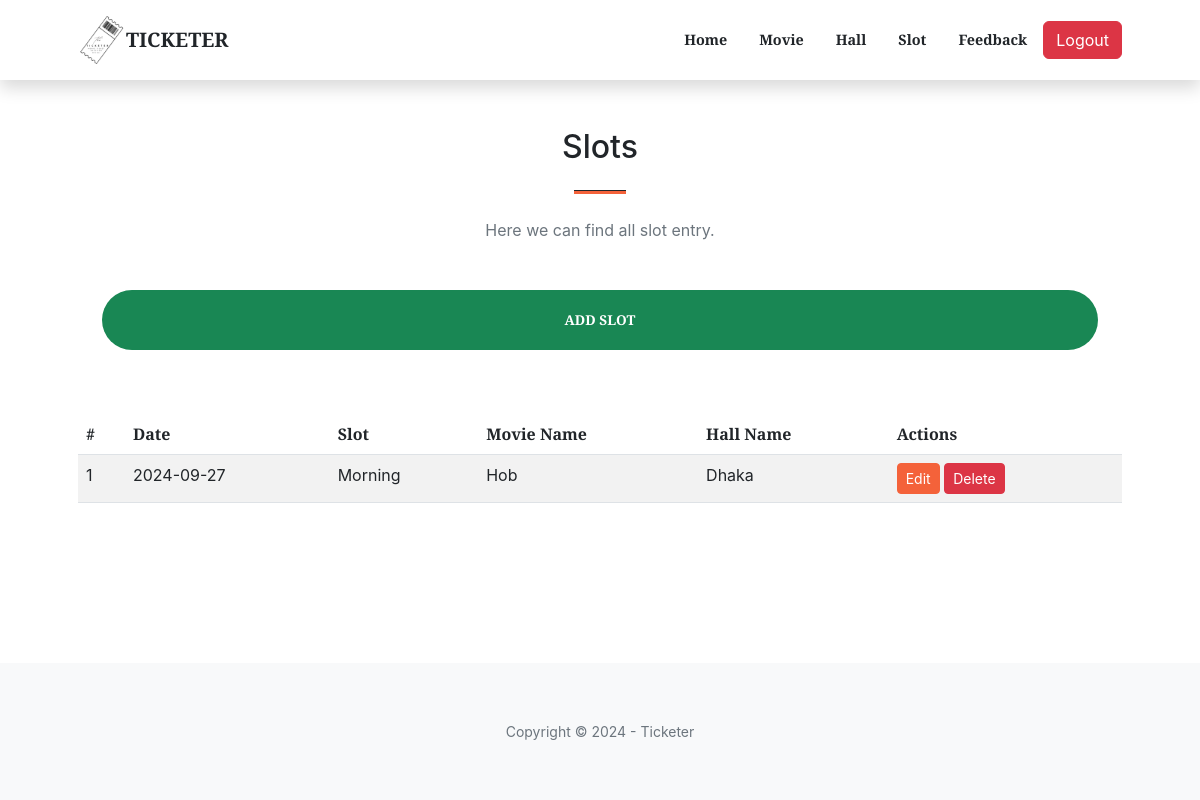
Page /admin/slot.php (signed in) on the committed database.
### tables this page shows
CREATE TABLE `slottable` (
  `movieid` int(11) NOT NULL,
  `hallid` int(11) NOT NULL,
  `slotid` int(11) NOT NULL,
  `date` date NOT NULL,
  `slot` varchar(10) NOT NULL
);

CREATE TABLE `movietable` (
  `movieid` int(11) NOT NULL,
  `moviename` varchar(100) NOT NULL,
  `releasedate` date NOT NULL,
  `genre` varchar(100) NOT NULL,
  `rating` varchar(40) NOT NULL,
  `movierating` int(11) NOT NULL,
  `poster` blob NOT NULL
);

CREATE TABLE `halltable` (
  `hallId` int(11) NOT NULL,
  `hallname` varchar(100) NOT NULL,
  `location` varchar(1000) NOT NULL,
  `rating` int(11) NOT NULL,
  `type` varchar(100) NOT NULL,
  `capacity` int(11) NOT NULL DEFAULT 48
);

### admin/slot.php (the view, shortened to what this page needs)
<?php
include './includes/dbcon.php';
include './includes/header.php';
$sql = "SELECT s.slotid, s.movieid, s.hallid, s.date, s.slot, h.hallname, m.moviename
        FROM slottable s
        JOIN halltable h
        JOIN movietable m
        WHERE s.movieid = m.movieid AND s.hallid = h.hallId";
$result = $conn->query($sql);
?>
<section class="page-section">
    <div class="container px-4 px-lg-5">
        <div class="row gx-4 gx-lg-5 justify-content-center">
            <div class="col-lg-8 col-xl-6 text-center">
                <h2 class="mt-0">Slots</h2>
                <hr class="divider" />
                <p class="text-muted mb-5">Here we can find all slot entry.</p>
            </div>
            <div class="container px-4 px-lg-5">
                <div class="d-grid">
                    <button class="btn btn-success btn-xl mb-3" id="addSlotBtn">Add Slot</button>
                </div>
            </div>
        </div>
        <div class="table-container">
            <table class="table table-striped">
                <thead>
                    <tr>
                        <th>#</th>
                        <th>Date</th>
                        <th>Slot</th>
                        <th>Movie Name</th>
                        <th>Hall Name</th>
                        <th>Actions</th>
                    </tr>
                </thead>
                <tbody>
                    <?php
                    if ($result->num_rows > 0) {
                        $count = 1;
                        while ($row = $result->fetch_assoc()) {
                            echo "<tr>";
                            echo "<td>" . $count . "</td>";
                            echo "<td>" . $row["date"] . "</td>";
                            echo "<td>" . $row["slot"] . "</td>";
                            echo "<td>" . $row["moviename"] . "</td>";
                            echo "<td>" . $row["hallname"] . "</td>";
                            echo "<td>
                            <button class='btn btn-primary btn-sm editSlotBtn'slotid='" . $row["slotid"] . "'slot='" . $row["slot"] . "'date='" . $row["date"] . "'movieid='" . $row["movieid"] . "'hallid='" . $row["hallid"] . "'>Edit</button>
                            <button class='btn btn-danger btn-sm deleteSlotBtn'slotid='" . $row["slotid"] . "'>Delete</button>
                            </td>";
                            echo "</tr>";
                            $count++;
                        }
                    } else {
                        echo "<tr><td colspan='7'>No records found</td></tr>";
                    }
                    ?>
                </tbody>
            </table>
        </div>
    </div>
</section>
<footer class="fixed-footer">
        <?php include './includes/footer.php'; ?>

### admin/slot.php (style rules this page uses)
html, body { height: 100%; margin: 0; }
.fixed-footer { position: fixed; bottom: 0; width: 100%; background-color: #f8f9fa; padding: 10px 0; text-align: center; }

### rows in the picture
slottable: date "2024-09-27", slot "Morning", movieid.moviename "Hob", hallid.hallname "Dhaka"
